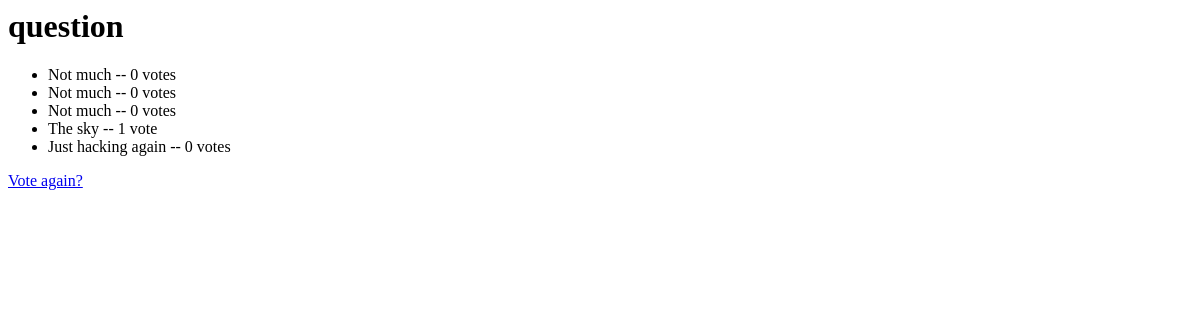
The app's page /polls/1/results/, older data.
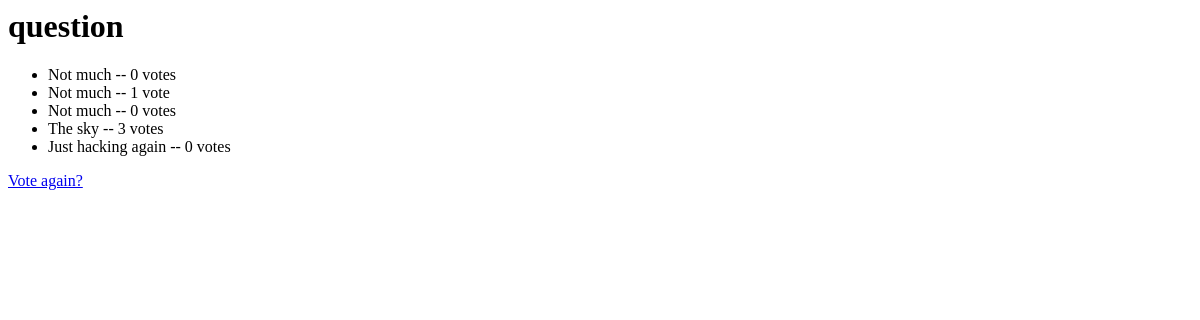
The same page, newer data.
### polls/models.py (models this page shows, shortened)
class Choice(models.Model):
    question = models.ForeignKey(Question, on_delete=models.CASCADE)
    choice_text = models.CharField(max_length=200)
    votes = models.IntegerField(default=0)

### polls/views.py (the view)
# urls.py: path('<int:pk>/results/', views.ResultsView.as_view(), name='results'),
class ResultsView(generic.DetailView):
  model = Question
  template_name = 'polls/results.html'

### polls/templates/polls/results.html
<h1>{{ question.question_text }}</h1>
<ul>
  {% for choice in question.choice_set.all %}
    <li>{{ choice.choice_text }} -- {{choice.votes}} vote{{ choice.votes|pluralize }}</li>
  {% endfor %}
</ul>
<a href='{% url 'polls:detail' question.id %}' >Vote again?</a>

Row changes from the older to the newer data that the page shows:
changed Choice (number 2 of 5 on the later page): votes "0" → "1"
changed Choice "The sky": votes "1" → "3"
